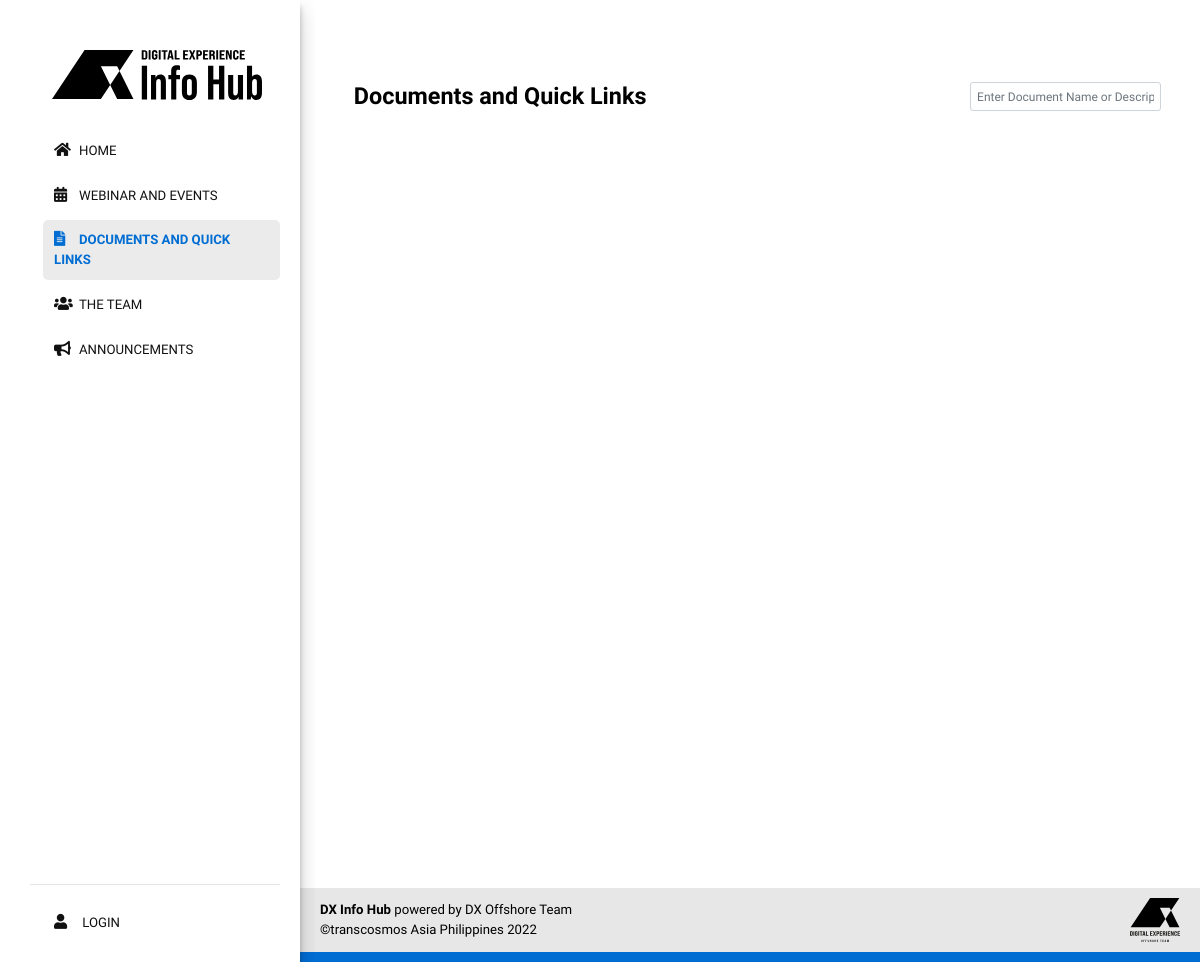
Before: /pages/documents/o-index.php with the older database file.
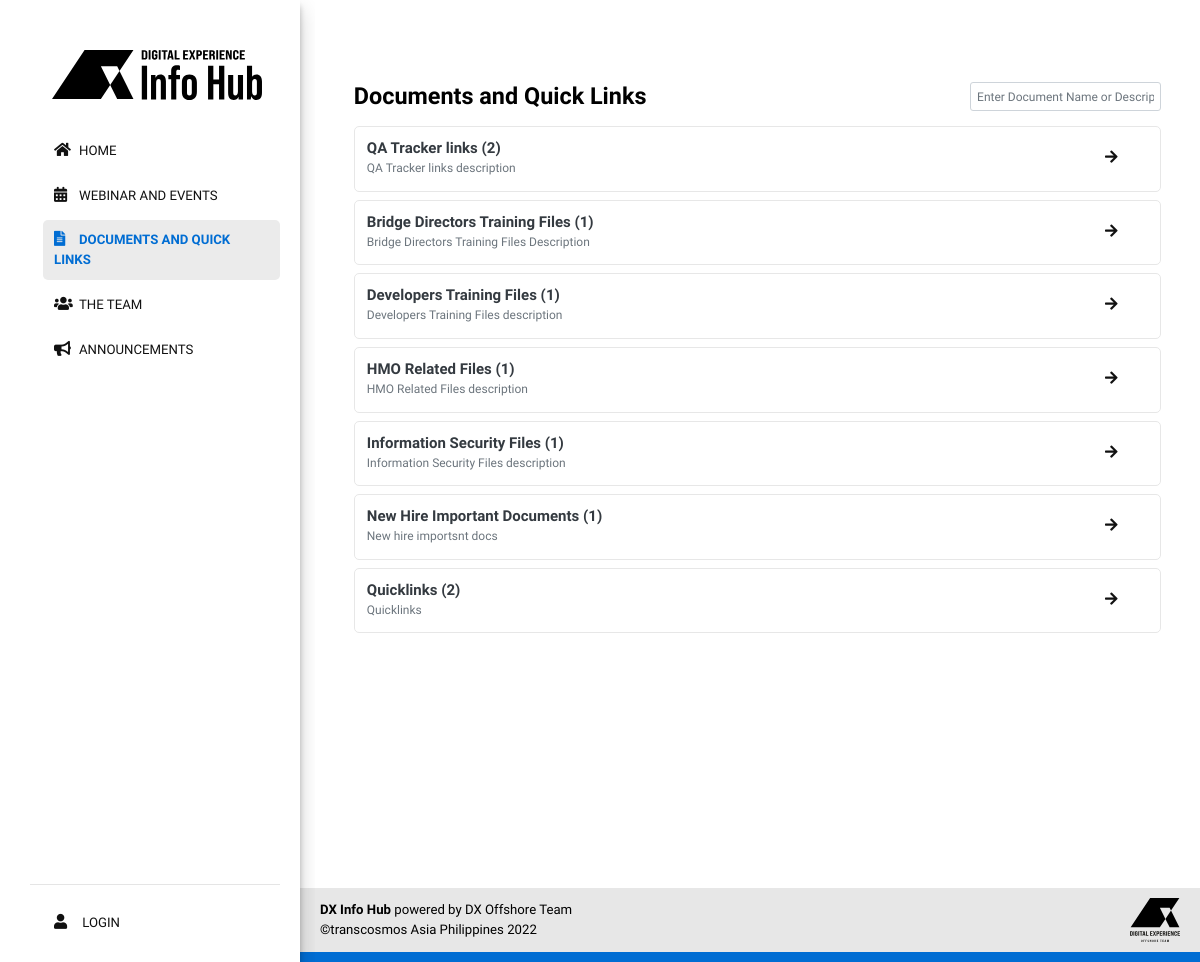
After: the same page with the newer database file.
### tables this page shows
CREATE TABLE `documents` (
  `id` int(255) UNSIGNED NOT NULL,
  `user_id` int(255) NOT NULL DEFAULT 0,
  `document_name` varchar(255) NOT NULL DEFAULT '',
  `document_description` varchar(255) NOT NULL DEFAULT '',
  `date_created` varchar(255) NOT NULL DEFAULT '',
  `date_edited` varchar(255) NOT NULL DEFAULT '',
  `document_status` int(1) NOT NULL DEFAULT 0,
  `temp_del` int(1) NOT NULL DEFAULT 0,
  `timestamp` timestamp NOT NULL DEFAULT current_timestamp() ON UPDATE current_timestamp()
);

### pages/documents/o-index.php (the view, shortened to what this page needs)
<?php
require($_SERVER['DOCUMENT_ROOT'].'/includes/config.php');
 $page = 'o-documents';
?>
<!DOCTYPE html>
<html lang="en">
    <head>
        <link href="/assets/css/documents.css" rel="stylesheet" />
        <?php require($_SERVER['DOCUMENT_ROOT'].'/includes/common/links.php');  ?>
    </head>
    <body id="documents">
        <div class="container">
            <div class="col-3 col-s-3 menu">
                <?php require($_SERVER['DOCUMENT_ROOT'].'/includes/common/parent-sidebar.php');  ?>
            </div>
            <section class="main-area col-s-9 d-column mb-4 ml-5">
                <div class="announcement mb-4">
                    <div class="row">
                        <div class="col-lg-9">
                            <h2 class="mb-3">
                                Documents and Quick Links
                            </h2>
                        </div>
                        <div class="col-lg-3">
                            <input type="text" id="myInput" onkeyup="myFunction()" placeholder="Enter Document Name or Description" class="form-control mr-2 px-2">
                        </div>
                    </div>
                    <div class="announcement-row">
                        <ul class="list-inline mb-4" id="myUL">
                            <?php
                                $sql = $pdo->prepare("SELECT * FROM documents WHERE `document_status` = 0 ORDER BY id DESC");
                                $sql->execute();
                                while($data = $sql->fetch(PDO::FETCH_ASSOC)) {
                                $count =  $pdo->prepare("SELECT * FROM `files` WHERE `document_id` = ".$data['id']);
                                $count->execute();
                                $total_data_count = $count->rowCount();
                                echo "<a href='/document-files/".$data["id"]."'>";
                                    echo '<li class="list-dl-item p-3 moving-left">';
                                        echo '<i class="fa fa-arrow-right" style="padding: 11px 30px;" id="fa" aria-hidden="true"></i>';
                                        echo '<h5 class="font-weight-bold text-dark m-0">'.$data["document_name"];
                                        echo ' ('. $total_data_count .') </h5>';
                                        echo '<span class="text-secondary" style="font-size:1rem;">'.$data["document_description"] .'</span>';
                                    echo '</li>';
                                echo  "</a>";
                                }
                            ?>
                        </ul>
                    </div>
                </div>
            </section>
            </div>
        <?php require($_SERVER['DOCUMENT_ROOT'].'/includes/common/parent-footer.php');  ?>
    </body>
</html>

### includes/common/links.php (shortened to what this page needs)
<link rel="stylesheet" href="/plugins/fontawesome-free/css/all.min.css">
<link rel="stylesheet" href="/plugins/select2/css/select2.min.css">
<link rel="stylesheet" href="/plugins/select2-bootstrap4-theme/select2-bootstrap4.min.css">
<link rel="stylesheet" href="/plugins/sweetalert2-theme-bootstrap-4/bootstrap-4.min.css">
<link rel="stylesheet" href="/plugins/flag-icon-css/css/flag-icon.min.css">
<link rel="stylesheet" href="/plugins/icheck-bootstrap/icheck-bootstrap.min.css">
<link rel="stylesheet" href="/plugins/overlayScrollbars/css/OverlayScrollbars.min.css">
<link rel="stylesheet" href="/plugins/datatables-bs4/css/dataTables.bootstrap4.css">
<link rel="stylesheet" href="/dist/css/adminlte.min.css">
<link rel="stylesheet" href="/assets/css/common.css">
<link rel="stylesheet" href="/assets/modal/css/lightslider.css">
<link rel="stylesheet" href="/assets/css/style.css">

### includes/common/parent-sidebar.php
<nav class="navbar-nav mb-5 h-100 ">
  <div class="nav-title">
    <h1><img class="img-logo" src="/assets/images/dx-info-hub-logo.svg" alt="DX Info Hub" /></h1>
  </div>
  <ul class="h-100" style="flex:1">
    <li class="nav-item">
      <a class="nav-link js-scroll-trigger <?php if($page == 'home') { echo ' active'; } ?>" href="/"> <i class="fa fa-home" aria-hidden="true"></i>HOME</a>
    </li>
      <li class="nav-item">
      <a class="nav-link js-scroll-trigger <?php if($page == 'o-webinar-and-events') { echo ' active'; } ?>" href="/o-webinar-and-events"><i class="fa far fa-calendar-alt" aria-hidden="true"></i>WEBINAR AND EVENTS</a>
    </li>
      <li class="nav-item">
      <a class="nav-link js-scroll-trigger <?php if($page == 'o-documents') { echo ' active'; } ?>" href="/o-documents"><i class="fa far fa-file-alt" aria-hidden="true"></i>DOCUMENTS AND QUICK LINKS</a>
    </li>
      <li class="nav-item">
      <a class="nav-link js-scroll-trigger <?php if($page == 'o-teams') { echo ' active'; } ?>" href="/o-teams"><i class="fa fa-users" aria-hidden="true"></i>THE TEAM</a>
    </li>
      <li class="nav-item">
      <a class="nav-link js-scroll-trigger <?php if($page == 'o-announcements') { echo ' active'; } ?>" href="/o-announcements"><i class="fa fa-bullhorn" aria-hidden="true"></i>ANNOUNCEMENTS</a>
    </li>
  </ul>
  <div class="nav-footer mb-0"><hr>
    <ul>
      <li class="nav-item">
        <a class="nav-link js-scroll-trigger <?php if($page == 'login') { echo ' active'; } ?>" href="/login">
          <i class="fa fa-user" aria-hidden="true"></i> LOGIN
        </a>
      </li>
    </ul>
  </div>
</nav>

### includes/common/parent-footer.php (shortened to what this page needs)
<div class="footer">
    <div class="footerBlock">
        <div class="footerLeft">
            <p><strong>DX Info Hub</strong>
                powered by DX Offshore Team</p>
            <p>©transcosmos Asia Philippines <?php echo date("Y"); ?></p>
        </div>
        <div class="footerRight">
            <img src="/assets/images/dxInfo-logo-img02.svg" >
        </div>
    </div>
</div>

### assets/css/documents.css (style rules this page uses)
section.main-area.col-s-9.d-column.mb-4 { margin: 70px -40px 0; min-height: 100vh; }
li.list-dl-item { float: left; width: 100%; font-size: 1.2rem; padding: 8px; border-radius: 5px; border: solid 1px var(--gray); margin: 4px 0; color: #111; }
ul.list-inline.mb-4 { overflow: hidden; }

### assets/css/common.css (style rules this page uses)
html { font-size: 12px; }
hr { margin-top: 1.5rem; margin-bottom: 1.5rem; }
.announcement { margin-bottom: 1rem; padding: 1rem; background-color: #fff; border-radius: .25rem; }

### assets/css/style.css (style rules this page uses)
:root { --blue: #006DD3; --gray: #E7E7E7; --dark-gray: #606060; --white: #fff; --black: #121212; }
body p, a { font-size: 1.1rem; }
@media (min-width: 1200px) { .container { max-width: 1300px !important; } }
@media (min-width: 1200px) { .h1, .h2, .h3, .h4, .h5, .h6, h1, h2, h3, h4, h5, h6 { font-weight: bold !important; text-transform: none; } }
@media (min-width: 1200px) { body { font-family: 'Inter Tight', sans-serif; color: var(--black); height: 100%; font-size: 1rem; } }
@media (min-width: 1200px) { * { box-sizing: border-box; } }
@media (min-width: 1200px) { .container { margin: 0 auto; width: 90%; } }
@media (min-width: 1200px) { .container::after { content: ""; clear: both; display: table; } }
@media (min-width: 1200px) { [class*="col-"] { float: left; } }
@media (min-width: 1200px) { a.nav-link.js-scroll-trigger { padding: 10px 11px; } }
@media (min-width: 1200px) { .nav-link .fa { width: 10px; margin-right: 15px; font-size: 15px; } }
@media (min-width: 1200px) { .menu li a { color: #111; list-style-type: none; margin: 0; } }
@media (min-width: 1200px) { .nav-title { padding: 0 7px; } }
@media (min-width: 1200px) { .img-logo { width: 210px; margin: 5px 15px 20px; } }
@media (min-width: 1200px) { h2 { font-size: 1.5rem; font-weight: 600; } }
@media (min-width: 1200px) { nav ul { list-style: none; padding-left: 13px; padding-right: 0; } }
@media (min-width: 1200px) { nav li { margin-block: 5px; } }
@media (min-width: 1200px) { i.fa.fa-arrow-right { float: right; padding: 5px 10px; } }
@media (min-width: 1200px) { a.nav-link.js-scroll-trigger.active { color: var(--blue);; background-color: #ebebeb; border-radius: 5px; font-weight: bold; } }
@media (min-width: 1200px) { i#fa { float: right; padding: 3px 34px; } }
@media (min-width: 1200px) { .col-3.col-s-3.menu { position: relative; padding: 45px 20px 7px 30px; box-shadow: 0 10px 20px rgba(0,0,0,.19),0 6px 6px rgba(0,0,0,.23); clip-path: inset(0px -15px 0px 0px); min-height: 100%; height: 100vh; left: 0; position: fixed; background-color: var(--white); } }
@media (min-width: 1200px) { h1 { font-weight: 700; color: var(--blue);; } }
@media (min-width: 1200px) { .nav-title h1 { font-size: 1.7rem; } }
@media (min-width: 1200px) { .main-area h2 { font-size: 1.95rem; font-weight: 100; margin: 0; color: #000; } }
@media (min-width: 1200px) { .announcement li { padding: 5px 0; } }
@media (min-width: 1200px) { .announcement ul { list-style-type:none; padding-left: 0; transition: 0.2s; } }
@media (min-width: 1200px) { .moving-left .fa { transition: transform 0.3s ease; transform: translateX(0px); } }
@media (min-width: 1200px) { .footer { overflow: hidden; background-color: var(--gray); color: #000; font-size: 12px; position: relative; padding-left:25%; bottom: 0; width: 100%; z-index: -1; border-bottom: 10px solid var(--blue); } }
@media (min-width: 1200px) { .footerBlock { display: flex; flex-direction: row; justify-content: space-between; align-items: center; padding-block: 10px; padding-inline: 20px; } }
@media (min-width: 1200px) { .footerLeft p { margin-bottom: 0; } }
@media (min-width: 1200px) { .footerRight { width: 120px; } }
@media (min-width: 1200px) { .footerRight img { width: 50px; float: right; } }
[class*="col-"] { width: 100%; }
@media only screen and (min-width: 600px) { .col-s-3 { width: 22%; } }
@media only screen and (min-width: 600px) { .col-s-9 { width: 75%; } }
@media only screen and (min-width: 600px) { .main-area { width: 78%; } }
@media only screen and (min-width: 768px) { .col-3 { width: 25%; } }
@media only screen and (min-width: 768px) { .main-area { overflow: hidden;max-width: 78%; } }
@media only screen and (min-width: 768px) { .main-area { float: right; margin-top: 45px; } }

Changed rows visible on the page:
added documents: document_name "QA Tracker links", total_data_count "2", document_description "QA Tracker links description"
added documents: document_name "Bridge Directors Training Files", total_data_count "1", document_description "Bridge Directors Training Files Description"
added documents: document_name "Developers Training Files", total_data_count "1", document_description "Developers Training Files description"
added documents: document_name "HMO Related Files", total_data_count "1", document_description "HMO Related Files description"
added documents: document_name "Information Security Files", total_data_count "1", document_description "Information Security Files description"
added documents: document_name "New Hire Important Documents", total_data_count "1", document_description "New hire importsnt docs"
added documents: document_name "Quicklinks", total_data_count "2", document_description "Quicklinks"
